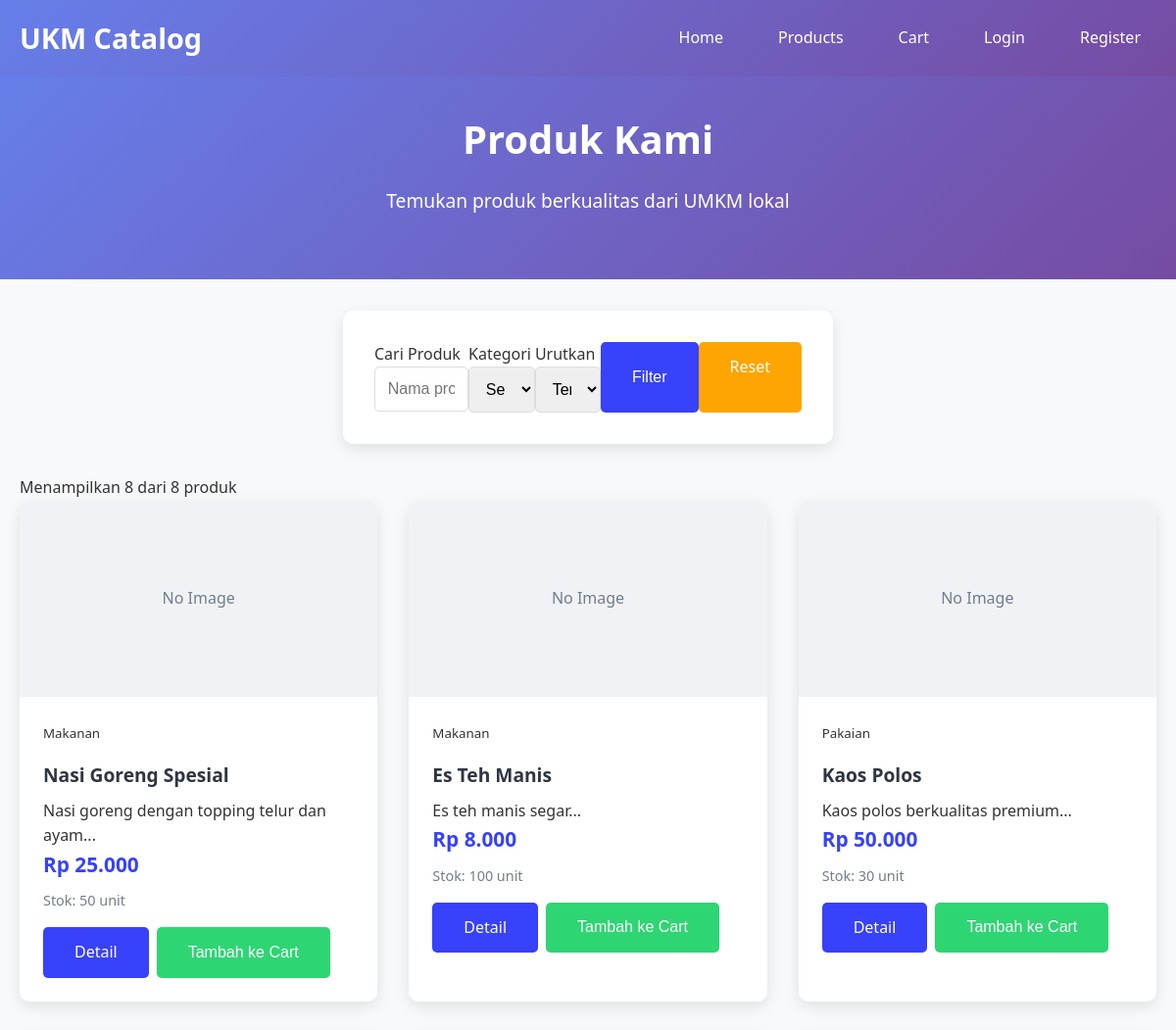
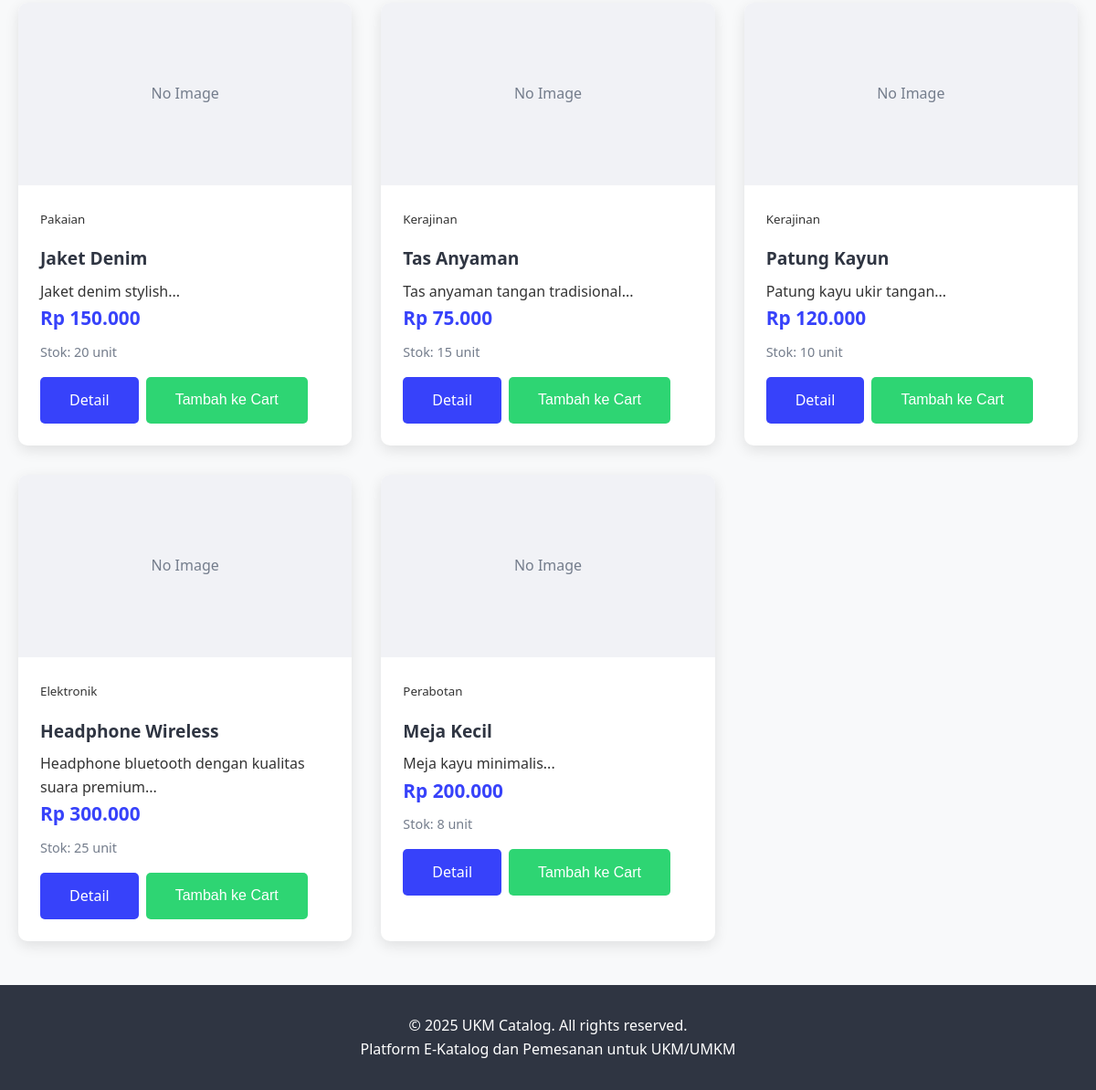
The app's page /ukm-catalog/products.php with its own data (2 pictures, top to bottom).
### tables this page shows
CREATE TABLE IF NOT EXISTS products (
    id INT PRIMARY KEY AUTO_INCREMENT,
    category_id INT,
    name VARCHAR(200) NOT NULL,
    description TEXT,
    price DECIMAL(10,2) NOT NULL,
    stock INT DEFAULT 0,
    image VARCHAR(255),
    status ENUM('active', 'inactive') DEFAULT 'active',
    created_at DATETIME DEFAULT CURRENT_TIMESTAMP,
    updated_at DATETIME DEFAULT CURRENT_TIMESTAMP ON UPDATE CURRENT_TIMESTAMP,
    FOREIGN KEY (category_id) REFERENCES categories(id) ON DELETE SET NULL
);

CREATE TABLE IF NOT EXISTS categories (
    id INT PRIMARY KEY AUTO_INCREMENT,
    name VARCHAR(100) NOT NULL,
    description TEXT,
    image VARCHAR(255),
    status ENUM('active', 'inactive') DEFAULT 'active',
    created_at DATETIME DEFAULT CURRENT_TIMESTAMP,
    updated_at DATETIME DEFAULT CURRENT_TIMESTAMP ON UPDATE CURRENT_TIMESTAMP
);

### ukm-catalog/includes/functions.php (called while the page is built, shortened)
<?php
function formatRupiah($number) {
    return 'Rp ' . number_format($number, 0, ',', '.');
}
?>

### ukm-catalog/products.php (the view, shortened to what this page needs)
<?php
require_once 'config/config.php';
$page = isset($_GET['page']) ? max(1, intval($_GET['page'])) : 1;
$limit = 12;
$offset = ($page - 1) * $limit;
$search = isset($_GET['search']) ? sanitizeInput($_GET['search']) : '';
$sort = isset($_GET['sort']) ? sanitizeInput($_GET['sort']) : 'newest';
$whereConditions = ['p.status = "active"'];
$params = [];
$whereClause = implode(' AND ', $whereConditions);
$countQuery = "SELECT COUNT(*) as total
               FROM products p
               WHERE $whereClause";
$countStmt = $db->prepare($countQuery);
$countStmt->execute($params);
$totalProducts = $countStmt->fetch(PDO::FETCH_ASSOC)['total'];
$orderBy = 'p.created_at DESC';
$query = "SELECT p.*, c.name as category_name
          FROM products p
          LEFT JOIN categories c ON p.category_id = c.id
          WHERE $whereClause
          ORDER BY $orderBy
          LIMIT ? OFFSET ?";
$params[] = $limit;
$params[] = $offset;
$stmt = $db->prepare($query);
$stmt->execute($params);
$products = $stmt->fetchAll(PDO::FETCH_ASSOC);
include 'includes/header.php';
?>
<div class="hero" style="padding: 2rem 0;">
    <div class="container">
        <h1>Produk Kami</h1>
        <p>Temukan produk berkualitas dari UMKM lokal</p>
    </div>
</div>
<div class="container">
    <div class="form-container mb-4">
        <form method="GET" class="d-flex flex-wrap gap-3 align-items-end">
            <div class="flex-grow-1">
                <label for="search">Cari Produk</label>
                <input type="text" class="form-control" id="search" name="search"
                       placeholder="Nama produk..." value="<?php echo htmlspecialchars($search); ?>">
            </div>
            <div>
                <label for="category">Kategori</label>
                <select class="form-control" id="category" name="category">
                    <option value="">Semua Kategori</option>
                </select>
            </div>
            <div>
                <label for="sort">Urutkan</label>
                <select class="form-control" id="sort" name="sort">
                    <option value="newest" <?php echo $sort == 'newest' ? 'selected' : ''; ?>>Terbaru</option>
                </select>
            </div>
            <button type="submit" class="btn btn-primary">Filter</button>
            <a href="products.php" class="btn btn-warning">Reset</a>
        </form>
    </div>
    <div class="mb-4">
        <p class="text-muted">
            Menampilkan <?php echo count($products); ?> dari <?php echo $totalProducts; ?> produk
        </p>
    </div>
    <?php if (empty($products)): ?>
        <div class="text-center py-5">
            <h3>Produk tidak ditemukan</h3>
            <p>Maaf, tidak ada produk yang sesuai dengan pencarian Anda.</p>
            <a href="products.php" class="btn btn-primary">Lihat Semua Produk</a>
        </div>
    <?php else: ?>
        <div class="products-grid">
            <?php foreach ($products as $product): ?>
                <div class="product-card">
                    <?php if ($product['image']): ?>
                        <img src="<?php echo UPLOAD_URL . $product['image']; ?>"
                             alt="<?php echo htmlspecialchars($product['name']); ?>"
                             class="product-image">
                    <?php else: ?>
                        <div class="product-image" style="background: #f1f2f6; display: flex; align-items: center; justify-content: center;">
                            <span style="color: #747d8c;">No Image</span>
                        </div>
                    <?php endif; ?>
                    <div class="product-info">
                        <div class="mb-2">
                            <small class="text-muted"><?php echo htmlspecialchars($product['category_name'] ?? 'Tidak berkategori'); ?></small>
                        </div>
                        <h3 class="product-title"><?php echo htmlspecialchars($product['name']); ?></h3>
                        <p class="product-description"><?php echo htmlspecialchars(substr($product['description'], 0, 100)); ?>...</p>
                        <div class="product-price"><?php echo formatRupiah($product['price']); ?></div>
                        <div class="product-stock">
                            Stok: <?php echo $product['stock']; ?> unit
                        </div>
                        <div class="product-actions">
                            <a href="product-detail.php?id=<?php echo $product['id']; ?>" class="btn btn-primary">Detail</a>
                            <button class="btn btn-success add-to-cart"
                                    data-product-id="<?php echo $product['id']; ?>"
                                    data-quantity="1"
                                    <?php echo $product['stock'] <= 0 ? 'disabled' : ''; ?>>
                                <?php echo $product['stock'] <= 0 ? 'Habis' : 'Tambah ke Cart'; ?>
                            </button>
                        </div>
                    </div>
                </div>
            <?php endforeach; ?>
        </div>
    <?php endif; ?>
</div>
<?php include 'includes/footer.php'; ?>

### ukm-catalog/assets/css/style.css (style rules this page uses)
* { margin: 0; padding: 0; box-sizing: border-box; }
body { font-family: 'Segoe UI', Tahoma, Geneva, Verdana, sans-serif; line-height: 1.6; color: #333; background-color: #f8f9fa; }
.container { max-width: 1200px; margin: 0 auto; padding: 0 20px; }
.hero { background: linear-gradient(135deg, #667eea 0%, #764ba2 100%); color: white; padding: 4rem 0; text-align: center; margin-bottom: 2rem; }
.hero h1 { font-size: 2.5rem; margin-bottom: 1rem; }
.hero p { font-size: 1.2rem; margin-bottom: 2rem; }
.btn { display: inline-block; padding: 0.8rem 2rem; text-decoration: none; border-radius: 5px; transition: all 0.3s; cursor: pointer; border: none; font-size: 1rem; }
.btn-primary { background-color: #3742fa; color: white; }
.btn-success { background-color: #2ed573; color: white; }
.btn-warning { background-color: #ffa502; color: white; }
.products-grid { display: grid; grid-template-columns: repeat(auto-fill, minmax(280px, 1fr)); gap: 2rem; margin-bottom: 2rem; }
.product-card { background: white; border-radius: 10px; box-shadow: 0 5px 15px rgba(0,0,0,0.1); overflow: hidden; transition: transform 0.3s, box-shadow 0.3s; }
.product-image { width: 100%; height: 200px; object-fit: cover; background-color: #f1f2f6; }
.product-info { padding: 1.5rem; }
.product-title { font-size: 1.2rem; margin-bottom: 0.5rem; color: #2f3542; }
.product-price { font-size: 1.3rem; color: #3742fa; font-weight: bold; margin-bottom: 0.5rem; }
.product-stock { font-size: 0.9rem; color: #747d8c; margin-bottom: 1rem; }
.product-actions { display: flex; gap: 0.5rem; }
.form-container { max-width: 500px; margin: 2rem auto; background: white; padding: 2rem; border-radius: 10px; box-shadow: 0 5px 15px rgba(0,0,0,0.1); }
.form-control { width: 100%; padding: 0.8rem; border: 1px solid #ddd; border-radius: 5px; font-size: 1rem; transition: border-color 0.3s; }
.mb-2 { margin-bottom: 1rem; }
.d-flex { display: flex; }

### records on screen
products: shows "No Image", category.name "Makanan", name "Nasi Goreng Spesial", description "Nasi goreng dengan topping telur dan ayam", price "Rp 25.000", stock "50", shows "Tambah ke Cart"
products: shows "No Image", category.name "Makanan", name "Es Teh Manis", description "Es teh manis segar", price "Rp 8.000", stock "100", shows "Tambah ke Cart"
products: shows "No Image", category.name "Pakaian", name "Kaos Polos", description "Kaos polos berkualitas premium", price "Rp 50.000", stock "30", shows "Tambah ke Cart"
products: shows "No Image", category.name "Pakaian", name "Jaket Denim", description "Jaket denim stylish", price "Rp 150.000", stock "20", shows "Tambah ke Cart"
products: shows "No Image", category.name "Kerajinan", name "Tas Anyaman", description "Tas anyaman tangan tradisional", price "Rp 75.000", stock "15", shows "Tambah ke Cart"
products: shows "No Image", category.name "Kerajinan", name "Patung Kayun", description "Patung kayu ukir tangan", price "Rp 120.000", stock "10", shows "Tambah ke Cart"
products: shows "No Image", category.name "Elektronik", name "Headphone Wireless", description "Headphone bluetooth dengan kualitas suara premium", price "Rp 300.000", stock "25", shows "Tambah ke Cart"
products: shows "No Image", category.name "Perabotan", name "Meja Kecil", description "Meja kayu minimalis", price "Rp 200.000", stock "8", shows "Tambah ke Cart"

### other values on screen
count($products) "8"
$totalProducts "8"
